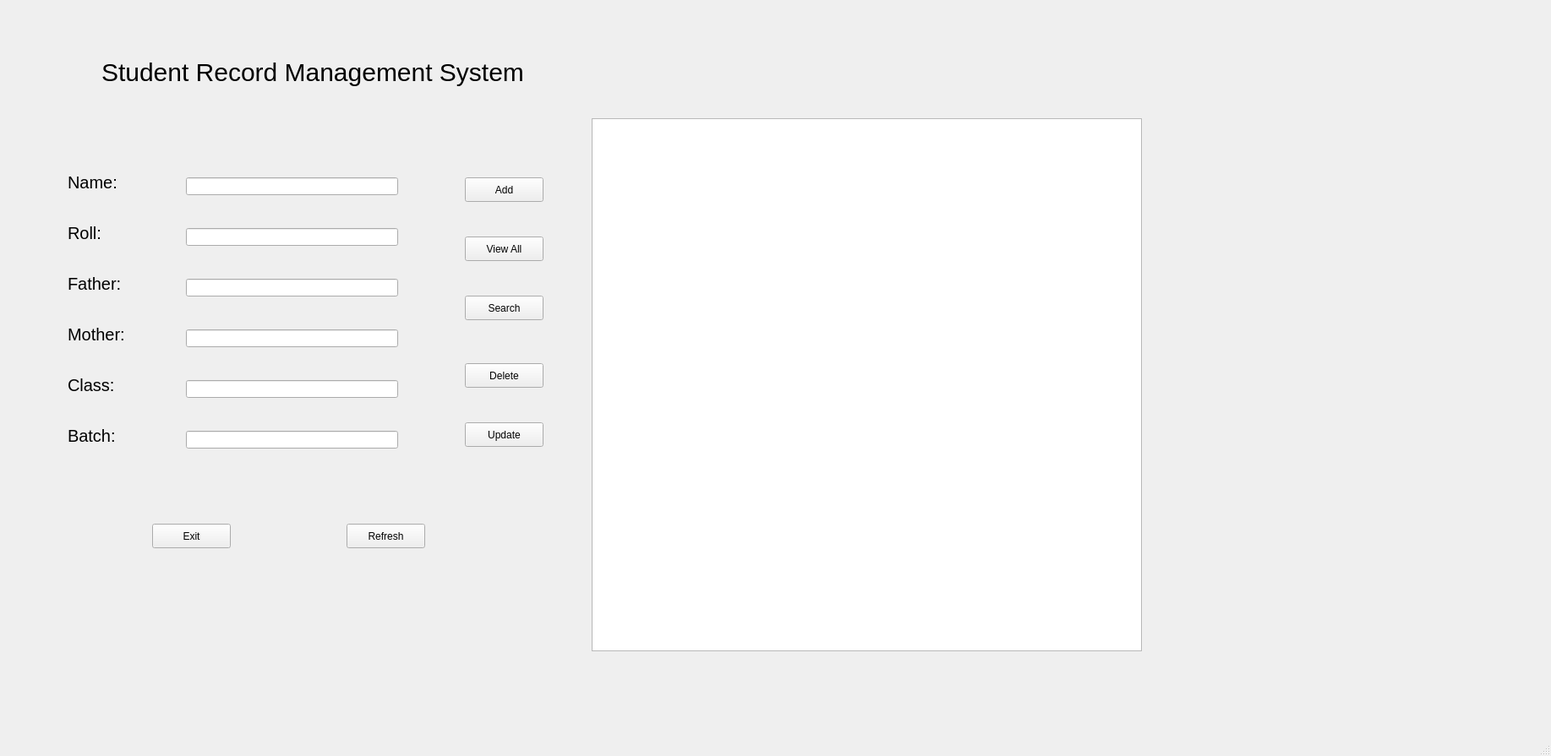
<?xml version="1.0" encoding="UTF-8"?>
<ui version="4.0">
 <class>MainWindow</class>
 <widget class="QMainWindow" name="MainWindow">
  <property name="geometry">
   <rect>
    <x>0</x>
    <y>0</y>
    <width>1835</width>
    <height>895</height>
   </rect>
  </property>
  <property name="windowTitle">
   <string>MainWindow</string>
  </property>
  <widget class="QWidget" name="centralwidget">
   <widget class="QLabel" name="label">
    <property name="geometry">
     <rect>
      <x>120</x>
      <y>20</y>
      <width>521</width>
      <height>131</height>
     </rect>
    </property>
    <property name="styleSheet">
     <string notr="true">QLabel{
font-size:30px;
}</string>
    </property>
    <property name="text">
     <string>Student Record Management System</string>
    </property>
   </widget>
   <widget class="QLabel" name="label_2">
    <property name="geometry">
     <rect>
      <x>80</x>
      <y>200</y>
      <width>81</width>
      <height>31</height>
     </rect>
    </property>
    <property name="styleSheet">
     <string notr="true">QLabel{
font-size:20px;
}</string>
    </property>
    <property name="text">
     <string>Name:</string>
    </property>
   </widget>
   <widget class="QLabel" name="label_3">
    <property name="geometry">
     <rect>
      <x>80</x>
      <y>260</y>
      <width>81</width>
      <height>31</height>
     </rect>
    </property>
    <property name="styleSheet">
     <string notr="true">QLabel{
font-size:20px;
}</string>
    </property>
    <property name="text">
     <string>Roll:</string>
    </property>
   </widget>
   <widget class="QLabel" name="label_4">
    <property name="geometry">
     <rect>
      <x>80</x>
      <y>320</y>
      <width>81</width>
      <height>31</height>
     </rect>
    </property>
    <property name="styleSheet">
     <string notr="true">QLabel{
font-size:20px;
}</string>
    </property>
    <property name="text">
     <string>Father:</string>
    </property>
   </widget>
   <widget class="QLabel" name="label_5">
    <property name="geometry">
     <rect>
      <x>80</x>
      <y>380</y>
      <width>81</width>
      <height>31</height>
     </rect>
    </property>
    <property name="styleSheet">
     <string notr="true">QLabel{
font-size:20px;
}</string>
    </property>
    <property name="text">
     <string>Mother:</string>
    </property>
   </widget>
   <widget class="QLabel" name="label_6">
    <property name="geometry">
     <rect>
      <x>80</x>
      <y>440</y>
      <width>81</width>
      <height>31</height>
     </rect>
    </property>
    <property name="styleSheet">
     <string notr="true">QLabel{
font-size:20px;
}</string>
    </property>
    <property name="text">
     <string>Class:</string>
    </property>
   </widget>
   <widget class="QLabel" name="label_7">
    <property name="geometry">
     <rect>
      <x>80</x>
      <y>500</y>
      <width>81</width>
      <height>31</height>
     </rect>
    </property>
    <property name="styleSheet">
     <string notr="true">QLabel{
font-size:20px;
}</string>
    </property>
    <property name="text">
     <string>Batch:</string>
    </property>
   </widget>
   <widget class="QLineEdit" name="lineEdit">
    <property name="geometry">
     <rect>
      <x>220</x>
      <y>210</y>
      <width>251</width>
      <height>21</height>
     </rect>
    </property>
   </widget>
   <widget class="QLineEdit" name="lineEdit_2">
    <property name="geometry">
     <rect>
      <x>220</x>
      <y>270</y>
      <width>251</width>
      <height>21</height>
     </rect>
    </property>
   </widget>
   <widget class="QLineEdit" name="lineEdit_3">
    <property name="geometry">
     <rect>
      <x>220</x>
      <y>330</y>
      <width>251</width>
      <height>21</height>
     </rect>
    </property>
   </widget>
   <widget class="QLineEdit" name="lineEdit_4">
    <property name="geometry">
     <rect>
      <x>220</x>
      <y>390</y>
      <width>251</width>
      <height>21</height>
     </rect>
    </property>
   </widget>
   <widget class="QLineEdit" name="lineEdit_5">
    <property name="geometry">
     <rect>
      <x>220</x>
      <y>450</y>
      <width>251</width>
      <height>21</height>
     </rect>
    </property>
   </widget>
   <widget class="QLineEdit" name="lineEdit_6">
    <property name="geometry">
     <rect>
      <x>220</x>
      <y>510</y>
      <width>251</width>
      <height>21</height>
     </rect>
    </property>
   </widget>
   <widget class="QPushButton" name="Add">
    <property name="geometry">
     <rect>
      <x>550</x>
      <y>210</y>
      <width>93</width>
      <height>29</height>
     </rect>
    </property>
    <property name="text">
     <string>Add</string>
    </property>
   </widget>
   <widget class="QPushButton" name="Delete">
    <property name="geometry">
     <rect>
      <x>550</x>
      <y>430</y>
      <width>93</width>
      <height>29</height>
     </rect>
    </property>
    <property name="text">
     <string>Delete</string>
    </property>
   </widget>
   <widget class="QPushButton" name="Search">
    <property name="geometry">
     <rect>
      <x>550</x>
      <y>350</y>
      <width>93</width>
      <height>29</height>
     </rect>
    </property>
    <property name="text">
     <string>Search</string>
    </property>
   </widget>
   <widget class="QPushButton" name="Exit">
    <property name="geometry">
     <rect>
      <x>180</x>
      <y>620</y>
      <width>93</width>
      <height>29</height>
     </rect>
    </property>
    <property name="text">
     <string>Exit</string>
    </property>
   </widget>
   <widget class="QPushButton" name="Update">
    <property name="geometry">
     <rect>
      <x>550</x>
      <y>500</y>
      <width>93</width>
      <height>29</height>
     </rect>
    </property>
    <property name="text">
     <string>Update</string>
    </property>
   </widget>
   <widget class="QPushButton" name="ViewAll">
    <property name="geometry">
     <rect>
      <x>550</x>
      <y>280</y>
      <width>93</width>
      <height>29</height>
     </rect>
    </property>
    <property name="text">
     <string>View All</string>
    </property>
   </widget>
   <widget class="QTableWidget" name="tableWidget">
    <property name="geometry">
     <rect>
      <x>700</x>
      <y>140</y>
      <width>651</width>
      <height>631</height>
     </rect>
    </property>
   </widget>
   <widget class="QPushButton" name="refresh">
    <property name="geometry">
     <rect>
      <x>410</x>
      <y>620</y>
      <width>93</width>
      <height>29</height>
     </rect>
    </property>
    <property name="text">
     <string>Refresh</string>
    </property>
   </widget>
  </widget>
  <widget class="QMenuBar" name="menubar">
   <property name="geometry">
    <rect>
     <x>0</x>
     <y>0</y>
     <width>1835</width>
     <height>26</height>
    </rect>
   </property>
  </widget>
  <widget class="QStatusBar" name="statusbar"/>
 </widget>
 <resources/>
 <connections/>
</ui>
